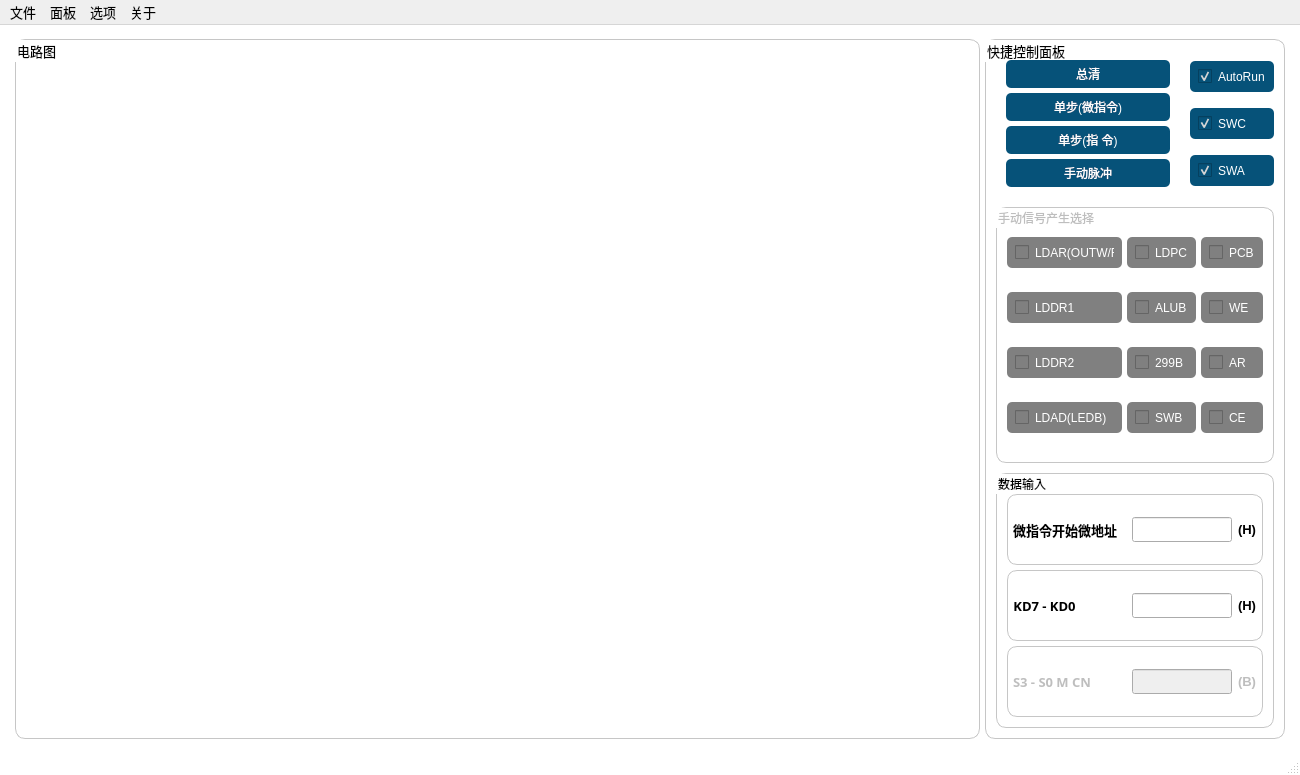
<?xml version="1.0" encoding="UTF-8"?>
<ui version="4.0">
 <class>MainWindow</class>
 <widget class="QMainWindow" name="MainWindow">
  <property name="geometry">
   <rect>
    <x>0</x>
    <y>0</y>
    <width>1300</width>
    <height>775</height>
   </rect>
  </property>
  <property name="minimumSize">
   <size>
    <width>1250</width>
    <height>750</height>
   </size>
  </property>
  <property name="font">
   <font>
    <family>阿里巴巴普惠体 R</family>
    <pointsize>10</pointsize>
    <weight>50</weight>
    <italic>false</italic>
    <bold>false</bold>
    <stylestrategy>PreferAntialias</stylestrategy>
   </font>
  </property>
  <property name="windowTitle">
   <string>DVCC实验仿真环境</string>
  </property>
  <property name="windowIcon">
   <iconset>
    <normalon>:/mainWinIcon.png</normalon>
   </iconset>
  </property>
  <property name="styleSheet">
   <string notr="true">#MainWindow{
	
	font: 10pt &quot;阿里巴巴普惠体 R&quot;;
	background-color: rgb(255, 255, 255);
}

QPushButton {
	
	font: 10pt &quot;阿里巴巴普惠体 R&quot;;
	color: white;
	padding: 5px;
	border-radius: 5px;
	background: #065279;
}
QPushButton:hover{
	background-color:#177cb0;
	color: white;
}
QPushButton:pressed{
	background-color:rgba(85, 170, 255,200); 
	border-style: inset; 
}

QCheckBox {
	font: 9pt &quot;阿里巴巴普惠体 R&quot;;
	color: white;
	padding: 8px;
	border-radius: 5px;
	background: grey;
}

QCheckBox:enabled {
	background: #065279;
}





QGroupBox {
border-color: rgb(198, 198, 198);
border-width: 1px;
border-style: solid;
border-radius: 10px;
}</string>
  </property>
  <property name="iconSize">
   <size>
    <width>64</width>
    <height>64</height>
   </size>
  </property>
  <widget class="QWidget" name="centralwidget">
   <layout class="QHBoxLayout" name="horizontalLayout">
    <property name="leftMargin">
     <number>10</number>
    </property>
    <property name="topMargin">
     <number>10</number>
    </property>
    <property name="rightMargin">
     <number>10</number>
    </property>
    <property name="bottomMargin">
     <number>10</number>
    </property>
    <item>
     <layout class="QGridLayout" name="mainPage" rowstretch="0" columnstretch="8,2">
      <property name="leftMargin">
       <number>5</number>
      </property>
      <property name="topMargin">
       <number>0</number>
      </property>
      <property name="rightMargin">
       <number>5</number>
      </property>
      <property name="bottomMargin">
       <number>0</number>
      </property>
      <property name="horizontalSpacing">
       <number>5</number>
      </property>
      <property name="verticalSpacing">
       <number>0</number>
      </property>
      <item row="0" column="1">
       <widget class="QGroupBox" name="conGroup">
        <property name="minimumSize">
         <size>
          <width>300</width>
          <height>700</height>
         </size>
        </property>
        <property name="maximumSize">
         <size>
          <width>350</width>
          <height>700</height>
         </size>
        </property>
        <property name="font">
         <font>
          <family>阿里巴巴普惠体 R</family>
          <pointsize>10</pointsize>
         </font>
        </property>
        <property name="title">
         <string>快捷控制面板</string>
        </property>
        <property name="flat">
         <bool>false</bool>
        </property>
        <property name="checkable">
         <bool>false</bool>
        </property>
        <property name="checked">
         <bool>false</bool>
        </property>
        <layout class="QVBoxLayout" name="butGroup" stretch="1,1,1">
         <property name="spacing">
          <number>10</number>
         </property>
         <property name="leftMargin">
          <number>10</number>
         </property>
         <property name="topMargin">
          <number>10</number>
         </property>
         <property name="rightMargin">
          <number>10</number>
         </property>
         <property name="bottomMargin">
          <number>10</number>
         </property>
         <item>
          <layout class="QHBoxLayout" name="conButCheGroup" stretch="8,2">
           <property name="spacing">
            <number>10</number>
           </property>
           <property name="bottomMargin">
            <number>0</number>
           </property>
           <item>
            <layout class="QVBoxLayout" name="conButGroup">
             <property name="spacing">
              <number>5</number>
             </property>
             <property name="leftMargin">
              <number>10</number>
             </property>
             <property name="topMargin">
              <number>10</number>
             </property>
             <property name="rightMargin">
              <number>10</number>
             </property>
             <property name="bottomMargin">
              <number>10</number>
             </property>
             <item>
              <widget class="QPushButton" name="AR_BUT">
               <property name="minimumSize">
                <size>
                 <width>0</width>
                 <height>0</height>
                </size>
               </property>
               <property name="toolTip">
                <string>PC计数器内容设为0</string>
               </property>
               <property name="text">
                <string>总清</string>
               </property>
              </widget>
             </item>
             <item>
              <widget class="QPushButton" name="runInMicroCmd">
               <property name="minimumSize">
                <size>
                 <width>0</width>
                 <height>0</height>
                </size>
               </property>
               <property name="text">
                <string>单步(微指令)</string>
               </property>
              </widget>
             </item>
             <item>
              <widget class="QPushButton" name="runInCmd">
               <property name="minimumSize">
                <size>
                 <width>0</width>
                 <height>0</height>
                </size>
               </property>
               <property name="text">
                <string>单步(指 令)</string>
               </property>
              </widget>
             </item>
             <item>
              <widget class="QPushButton" name="T4pulse">
               <property name="minimumSize">
                <size>
                 <width>0</width>
                 <height>0</height>
                </size>
               </property>
               <property name="text">
                <string>手动脉冲</string>
               </property>
              </widget>
             </item>
            </layout>
           </item>
           <item>
            <layout class="QVBoxLayout" name="SWACGroup">
             <property name="spacing">
              <number>5</number>
             </property>
             <item>
              <widget class="QCheckBox" name="autoRun">
               <property name="toolTip">
                <string>手动运行/自动运行</string>
               </property>
               <property name="text">
                <string>AutoRun</string>
               </property>
               <property name="checked">
                <bool>true</bool>
               </property>
              </widget>
             </item>
             <item>
              <widget class="QCheckBox" name="SWC">
               <property name="text">
                <string>SWC</string>
               </property>
               <property name="checked">
                <bool>true</bool>
               </property>
              </widget>
             </item>
             <item>
              <widget class="QCheckBox" name="SWA">
               <property name="text">
                <string>SWA</string>
               </property>
               <property name="checked">
                <bool>true</bool>
               </property>
              </widget>
             </item>
            </layout>
           </item>
          </layout>
         </item>
         <item>
          <widget class="QGroupBox" name="switchGroup">
           <property name="enabled">
            <bool>false</bool>
           </property>
           <property name="title">
            <string>手动信号产生选择</string>
           </property>
           <property name="flat">
            <bool>false</bool>
           </property>
           <property name="checkable">
            <bool>false</bool>
           </property>
           <property name="checked">
            <bool>false</bool>
           </property>
           <layout class="QHBoxLayout" name="switchGrtoup" stretch="5,3,2">
            <property name="spacing">
             <number>5</number>
            </property>
            <property name="leftMargin">
             <number>10</number>
            </property>
            <property name="topMargin">
             <number>10</number>
            </property>
            <property name="rightMargin">
             <number>10</number>
            </property>
            <property name="bottomMargin">
             <number>10</number>
            </property>
            <item>
             <layout class="QVBoxLayout" name="switchGropu_1">
              <property name="spacing">
               <number>5</number>
              </property>
              <item>
               <widget class="QCheckBox" name="swi_LDAR">
                <property name="toolTip">
                 <string>地址寄存器选中</string>
                </property>
                <property name="text">
                 <string>LDAR(OUTW/R)</string>
                </property>
               </widget>
              </item>
              <item>
               <widget class="QCheckBox" name="swi_LDDR1">
                <property name="toolTip">
                 <string>DR1选中</string>
                </property>
                <property name="text">
                 <string>LDDR1</string>
                </property>
               </widget>
              </item>
              <item>
               <widget class="QCheckBox" name="swi_LDDR2">
                <property name="toolTip">
                 <string>DR2选中</string>
                </property>
                <property name="text">
                 <string>LDDR2</string>
                </property>
               </widget>
              </item>
              <item>
               <widget class="QCheckBox" name="swi_LDAD">
                <property name="toolTip">
                 <string>总线数据送入PC(LED)</string>
                </property>
                <property name="text">
                 <string>LDAD(LEDB)</string>
                </property>
               </widget>
              </item>
             </layout>
            </item>
            <item>
             <layout class="QVBoxLayout" name="switchGropu_2">
              <property name="spacing">
               <number>5</number>
              </property>
              <item>
               <widget class="QCheckBox" name="swi_LDPC">
                <property name="toolTip">
                 <string>PC计数器选中</string>
                </property>
                <property name="text">
                 <string>LDPC</string>
                </property>
                <property name="tristate">
                 <bool>false</bool>
                </property>
               </widget>
              </item>
              <item>
               <widget class="QCheckBox" name="swi_ALUB">
                <property name="toolTip">
                 <string>ALU上总线</string>
                </property>
                <property name="text">
                 <string>ALUB</string>
                </property>
               </widget>
              </item>
              <item>
               <widget class="QCheckBox" name="swi_299B">
                <property name="toolTip">
                 <string>299上总线</string>
                </property>
                <property name="text">
                 <string>299B</string>
                </property>
               </widget>
              </item>
              <item>
               <widget class="QCheckBox" name="swi_SWB">
                <property name="toolTip">
                 <string>开关上总线</string>
                </property>
                <property name="text">
                 <string>SWB</string>
                </property>
               </widget>
              </item>
             </layout>
            </item>
            <item>
             <layout class="QVBoxLayout" name="switchGropu_3">
              <property name="spacing">
               <number>5</number>
              </property>
              <item>
               <widget class="QCheckBox" name="swi_PCB">
                <property name="toolTip">
                 <string>PC上总线</string>
                </property>
                <property name="text">
                 <string>PCB</string>
                </property>
               </widget>
              </item>
              <item>
               <widget class="QCheckBox" name="swi_WE">
                <property name="toolTip">
                 <string>读写信号(选中为写)</string>
                </property>
                <property name="text">
                 <string>WE</string>
                </property>
               </widget>
              </item>
              <item>
               <widget class="QCheckBox" name="swi_AR">
                <property name="toolTip">
                 <string>是否带进位运算</string>
                </property>
                <property name="text">
                 <string>AR</string>
                </property>
               </widget>
              </item>
              <item>
               <widget class="QCheckBox" name="swi_CE">
                <property name="toolTip">
                 <string>RAM的片选信号</string>
                </property>
                <property name="text">
                 <string>CE</string>
                </property>
               </widget>
              </item>
             </layout>
            </item>
           </layout>
          </widget>
         </item>
         <item>
          <widget class="QGroupBox" name="dataInputGroup">
           <property name="title">
            <string>数据输入</string>
           </property>
           <property name="checkable">
            <bool>false</bool>
           </property>
           <layout class="QVBoxLayout" name="microAdressSet">
            <property name="spacing">
             <number>5</number>
            </property>
            <property name="leftMargin">
             <number>10</number>
            </property>
            <property name="topMargin">
             <number>20</number>
            </property>
            <property name="rightMargin">
             <number>10</number>
            </property>
            <property name="bottomMargin">
             <number>10</number>
            </property>
            <item>
             <widget class="QGroupBox" name="microAdressSetGroup">
              <layout class="QHBoxLayout" name="startMroSetGroup">
               <property name="leftMargin">
                <number>5</number>
               </property>
               <property name="topMargin">
                <number>5</number>
               </property>
               <property name="rightMargin">
                <number>5</number>
               </property>
               <property name="bottomMargin">
                <number>5</number>
               </property>
               <item>
                <widget class="QLabel" name="label">
                 <property name="font">
                  <font>
                   <family>阿里巴巴普惠体 R</family>
                   <pointsize>10</pointsize>
                   <weight>75</weight>
                   <bold>true</bold>
                  </font>
                 </property>
                 <property name="text">
                  <string>微指令开始微地址</string>
                 </property>
                </widget>
               </item>
               <item>
                <spacer name="horizontalSpacer_3">
                 <property name="orientation">
                  <enum>Qt::Horizontal</enum>
                 </property>
                 <property name="sizeHint" stdset="0">
                  <size>
                   <width>40</width>
                   <height>20</height>
                  </size>
                 </property>
                </spacer>
               </item>
               <item>
                <widget class="QLineEdit" name="startMircoADInput">
                 <property name="minimumSize">
                  <size>
                   <width>100</width>
                   <height>25</height>
                  </size>
                 </property>
                 <property name="maximumSize">
                  <size>
                   <width>100</width>
                   <height>16777215</height>
                  </size>
                 </property>
                 <property name="font">
                  <font>
                   <stylestrategy>PreferAntialias</stylestrategy>
                  </font>
                 </property>
                 <property name="inputMask">
                  <string/>
                 </property>
                 <property name="clearButtonEnabled">
                  <bool>true</bool>
                 </property>
                </widget>
               </item>
               <item>
                <widget class="QLabel" name="label_6">
                 <property name="font">
                  <font>
                   <pointsize>10</pointsize>
                   <weight>75</weight>
                   <bold>true</bold>
                  </font>
                 </property>
                 <property name="text">
                  <string>(H)</string>
                 </property>
                </widget>
               </item>
              </layout>
             </widget>
            </item>
            <item>
             <widget class="QGroupBox" name="switchInputGroup">
              <layout class="QHBoxLayout" name="switchInput">
               <property name="leftMargin">
                <number>5</number>
               </property>
               <property name="topMargin">
                <number>5</number>
               </property>
               <property name="rightMargin">
                <number>5</number>
               </property>
               <property name="bottomMargin">
                <number>5</number>
               </property>
               <item>
                <widget class="QLabel" name="label_2">
                 <property name="font">
                  <font>
                   <family>阿里巴巴普惠体 R</family>
                   <pointsize>10</pointsize>
                   <weight>75</weight>
                   <bold>true</bold>
                  </font>
                 </property>
                 <property name="text">
                  <string>KD7 - KD0</string>
                 </property>
                 <property name="alignment">
                  <set>Qt::AlignCenter</set>
                 </property>
                 <property name="margin">
                  <number>5</number>
                 </property>
                 <property name="indent">
                  <number>-1</number>
                 </property>
                </widget>
               </item>
               <item>
                <spacer name="horizontalSpacer">
                 <property name="orientation">
                  <enum>Qt::Horizontal</enum>
                 </property>
                 <property name="sizeHint" stdset="0">
                  <size>
                   <width>40</width>
                   <height>20</height>
                  </size>
                 </property>
                </spacer>
               </item>
               <item>
                <widget class="QLineEdit" name="swiInput">
                 <property name="minimumSize">
                  <size>
                   <width>100</width>
                   <height>25</height>
                  </size>
                 </property>
                 <property name="maximumSize">
                  <size>
                   <width>100</width>
                   <height>16777215</height>
                  </size>
                 </property>
                 <property name="inputMethodHints">
                  <set>Qt::ImhNone</set>
                 </property>
                 <property name="inputMask">
                  <string/>
                 </property>
                 <property name="clearButtonEnabled">
                  <bool>true</bool>
                 </property>
                </widget>
               </item>
               <item>
                <widget class="QLabel" name="label_4">
                 <property name="font">
                  <font>
                   <pointsize>10</pointsize>
                   <weight>75</weight>
                   <bold>true</bold>
                   <stylestrategy>PreferAntialias</stylestrategy>
                  </font>
                 </property>
                 <property name="lineWidth">
                  <number>1</number>
                 </property>
                 <property name="text">
                  <string>(H)</string>
                 </property>
                 <property name="margin">
                  <number>0</number>
                 </property>
                </widget>
               </item>
              </layout>
             </widget>
            </item>
            <item>
             <widget class="QGroupBox" name="functionInputGroup">
              <property name="enabled">
               <bool>false</bool>
              </property>
              <layout class="QHBoxLayout" name="switchInput_2">
               <property name="leftMargin">
                <number>5</number>
               </property>
               <property name="topMargin">
                <number>5</number>
               </property>
               <property name="rightMargin">
                <number>5</number>
               </property>
               <property name="bottomMargin">
                <number>5</number>
               </property>
               <item>
                <widget class="QLabel" name="label_3">
                 <property name="font">
                  <font>
                   <family>阿里巴巴普惠体 R</family>
                   <pointsize>10</pointsize>
                   <weight>75</weight>
                   <bold>true</bold>
                  </font>
                 </property>
                 <property name="text">
                  <string>S3 - S0 M CN</string>
                 </property>
                </widget>
               </item>
               <item>
                <spacer name="horizontalSpacer_2">
                 <property name="orientation">
                  <enum>Qt::Horizontal</enum>
                 </property>
                 <property name="sizeHint" stdset="0">
                  <size>
                   <width>40</width>
                   <height>20</height>
                  </size>
                 </property>
                </spacer>
               </item>
               <item>
                <widget class="QLineEdit" name="functionInput">
                 <property name="minimumSize">
                  <size>
                   <width>100</width>
                   <height>25</height>
                  </size>
                 </property>
                 <property name="maximumSize">
                  <size>
                   <width>100</width>
                   <height>16777215</height>
                  </size>
                 </property>
                 <property name="inputMethodHints">
                  <set>Qt::ImhNone</set>
                 </property>
                 <property name="inputMask">
                  <string/>
                 </property>
                 <property name="clearButtonEnabled">
                  <bool>true</bool>
                 </property>
                </widget>
               </item>
               <item>
                <widget class="QLabel" name="label_5">
                 <property name="font">
                  <font>
                   <pointsize>10</pointsize>
                   <weight>75</weight>
                   <bold>true</bold>
                  </font>
                 </property>
                 <property name="text">
                  <string>(B)</string>
                 </property>
                 <property name="margin">
                  <number>0</number>
                 </property>
                </widget>
               </item>
              </layout>
             </widget>
            </item>
           </layout>
          </widget>
         </item>
        </layout>
       </widget>
      </item>
      <item row="0" column="0">
       <widget class="QGroupBox" name="paint">
        <property name="minimumSize">
         <size>
          <width>800</width>
          <height>700</height>
         </size>
        </property>
        <property name="font">
         <font>
          <family>阿里巴巴普惠体 R</family>
          <pointsize>10</pointsize>
          <stylestrategy>PreferAntialias</stylestrategy>
         </font>
        </property>
        <property name="title">
         <string>电路图</string>
        </property>
       </widget>
      </item>
     </layout>
    </item>
   </layout>
  </widget>
  <widget class="QMenuBar" name="menubar">
   <property name="geometry">
    <rect>
     <x>0</x>
     <y>0</y>
     <width>1300</width>
     <height>29</height>
    </rect>
   </property>
   <property name="font">
    <font>
     <family>阿里巴巴普惠体 R</family>
     <pointsize>10</pointsize>
     <weight>50</weight>
     <bold>false</bold>
     <stylestrategy>PreferAntialias</stylestrategy>
    </font>
   </property>
   <widget class="QMenu" name="fileMenu">
    <property name="font">
     <font>
      <family>阿里巴巴普惠体 R</family>
      <pointsize>10</pointsize>
      <stylestrategy>PreferAntialias</stylestrategy>
     </font>
    </property>
    <property name="title">
     <string>文件</string>
    </property>
    <addaction name="FMnewWin"/>
    <addaction name="separator"/>
    <addaction name="FMopenFile"/>
    <addaction name="FMpasteFile"/>
    <addaction name="FMsaveFile"/>
    <addaction name="FMSaveAs"/>
    <addaction name="separator"/>
    <addaction name="FMeditor"/>
   </widget>
   <widget class="QMenu" name="pannelMenu">
    <property name="font">
     <font>
      <family>阿里巴巴普惠体 R</family>
      <pointsize>10</pointsize>
      <weight>50</weight>
      <bold>false</bold>
      <stylestrategy>PreferAntialias</stylestrategy>
     </font>
    </property>
    <property name="title">
     <string>面板</string>
    </property>
    <addaction name="PMRAM"/>
    <addaction name="PMROM"/>
    <addaction name="separator"/>
   </widget>
   <widget class="QMenu" name="optionMenu">
    <property name="font">
     <font>
      <family>阿里巴巴普惠体 R</family>
      <pointsize>10</pointsize>
      <stylestrategy>PreferAntialias</stylestrategy>
     </font>
    </property>
    <property name="title">
     <string>选项</string>
    </property>
    <widget class="QMenu" name="OMcomponentAccess">
     <property name="enabled">
      <bool>false</bool>
     </property>
     <property name="title">
      <string>部件接入选项</string>
     </property>
     <addaction name="ALUAcess"/>
     <addaction name="RAMAcess"/>
     <addaction name="a299Acess"/>
     <addaction name="registerAcess"/>
     <addaction name="microControlAcess"/>
    </widget>
    <addaction name="OMdefaultWinSize"/>
    <addaction name="OMcomponentAccess"/>
   </widget>
   <widget class="QMenu" name="aboutMenu">
    <property name="font">
     <font>
      <family>阿里巴巴普惠体 R</family>
      <pointsize>10</pointsize>
      <stylestrategy>PreferAntialias</stylestrategy>
     </font>
    </property>
    <property name="title">
     <string>关于</string>
    </property>
    <addaction name="AMinstructions"/>
    <addaction name="separator"/>
    <addaction name="AMInfo"/>
    <addaction name="AMversion"/>
   </widget>
   <addaction name="fileMenu"/>
   <addaction name="pannelMenu"/>
   <addaction name="optionMenu"/>
   <addaction name="aboutMenu"/>
  </widget>
  <widget class="QStatusBar" name="statusbar"/>
  <action name="FMnewWin">
   <property name="icon">
    <iconset>
     <normalon>:/menuIcon/mulWIn.png</normalon>
    </iconset>
   </property>
   <property name="text">
    <string>打开新窗口</string>
   </property>
  </action>
  <action name="FMopenFile">
   <property name="icon">
    <iconset>
     <normalon>:/menuIcon/wenjian.png</normalon>
    </iconset>
   </property>
   <property name="text">
    <string>打开文件</string>
   </property>
  </action>
  <action name="FMsaveFile">
   <property name="enabled">
    <bool>false</bool>
   </property>
   <property name="icon">
    <iconset>
     <normalon>:/menuIcon/baocun.png</normalon>
    </iconset>
   </property>
   <property name="text">
    <string>保存文件</string>
   </property>
  </action>
  <action name="FMeditor">
   <property name="icon">
    <iconset>
     <normalon>:/menuIcon/dengji.png</normalon>
    </iconset>
   </property>
   <property name="text">
    <string>内存编辑器</string>
   </property>
  </action>
  <action name="PMRAM">
   <property name="icon">
    <iconset>
     <normalon>:/menuIcon/ram .png</normalon>
    </iconset>
   </property>
   <property name="text">
    <string>RAM内容查看</string>
   </property>
  </action>
  <action name="PMROM">
   <property name="icon">
    <iconset>
     <normalon>:/menuIcon/rom.png</normalon>
    </iconset>
   </property>
   <property name="text">
    <string>ROM内容查看</string>
   </property>
  </action>
  <action name="PMswitch">
   <property name="text">
    <string>控制开关面板</string>
   </property>
  </action>
  <action name="OMdefaultWinSize">
   <property name="icon">
    <iconset>
     <normalon>:/menuIcon/defeatSize.png</normalon>
    </iconset>
   </property>
   <property name="text">
    <string>恢复窗口默认大小</string>
   </property>
  </action>
  <action name="ALUAcess">
   <property name="checkable">
    <bool>true</bool>
   </property>
   <property name="checked">
    <bool>true</bool>
   </property>
   <property name="text">
    <string>ALU</string>
   </property>
   <property name="toolTip">
    <string>ALU接入电路</string>
   </property>
  </action>
  <action name="RAMAcess">
   <property name="checkable">
    <bool>true</bool>
   </property>
   <property name="checked">
    <bool>true</bool>
   </property>
   <property name="text">
    <string>RAM</string>
   </property>
  </action>
  <action name="a299Acess">
   <property name="checkable">
    <bool>true</bool>
   </property>
   <property name="checked">
    <bool>true</bool>
   </property>
   <property name="text">
    <string>299</string>
   </property>
  </action>
  <action name="registerAcess">
   <property name="checkable">
    <bool>true</bool>
   </property>
   <property name="checked">
    <bool>true</bool>
   </property>
   <property name="text">
    <string>寄存器组</string>
   </property>
  </action>
  <action name="microControlAcess">
   <property name="checkable">
    <bool>true</bool>
   </property>
   <property name="checked">
    <bool>true</bool>
   </property>
   <property name="text">
    <string>微控器</string>
   </property>
  </action>
  <action name="AMinstructions">
   <property name="icon">
    <iconset>
     <normalon>:/menuIcon/wendang.png</normalon>
    </iconset>
   </property>
   <property name="text">
    <string>仿真软件使用说明</string>
   </property>
  </action>
  <action name="AMInfo">
   <property name="icon">
    <iconset>
     <normalon>:/menuIcon/shandianjiaji.png</normalon>
    </iconset>
   </property>
   <property name="text">
    <string>制作信息</string>
   </property>
  </action>
  <action name="AMversion">
   <property name="text">
    <string>版本:1.1.3</string>
   </property>
  </action>
  <action name="FMSaveAs">
   <property name="icon">
    <iconset>
     <normalon>:/menuIcon/ziliaofenxiang.png</normalon>
    </iconset>
   </property>
   <property name="text">
    <string>另存文件</string>
   </property>
  </action>
  <action name="FMpasteFile">
   <property name="icon">
    <iconset>
     <normalon>:/menuIcon/wendang_1.png</normalon>
    </iconset>
   </property>
   <property name="text">
    <string>复制代码进入</string>
   </property>
  </action>
 </widget>
 <resources/>
 <connections/>
</ui>
